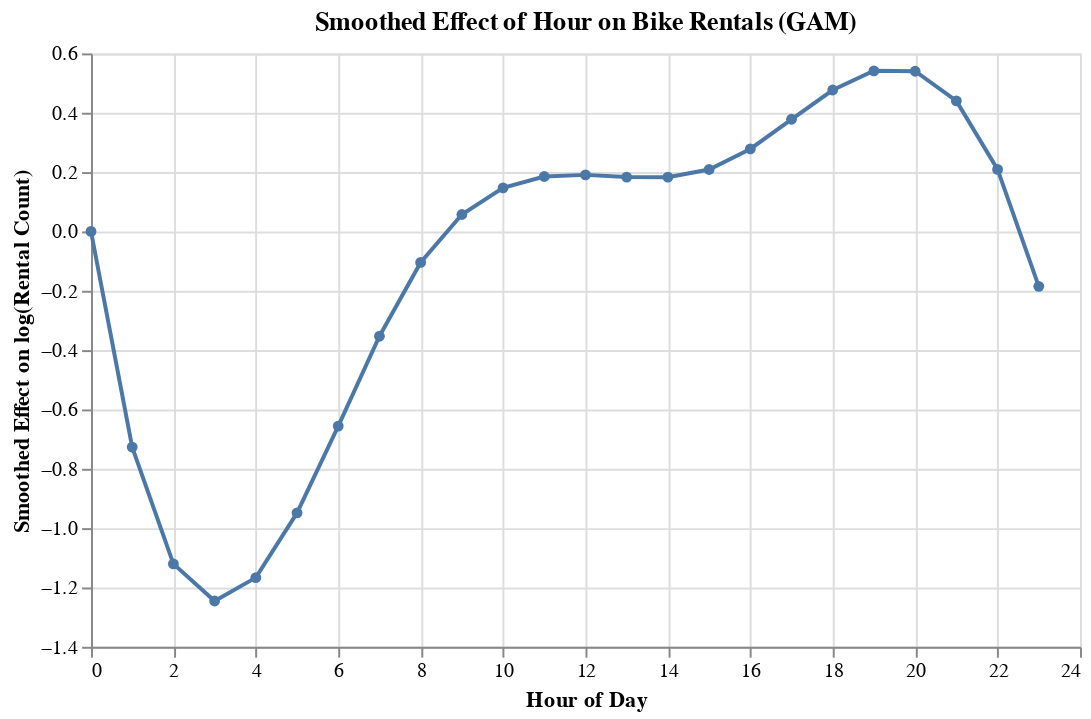

The code cell stored with this chart in its notebook:
### Code cell
# Plot the smooth effect of Hour
# Create a grid of hours
hour_grid = pd.DataFrame({'Hour': np.arange(0, 24)})

# Create the same spline basis used during training
bs_hour = smg.BSplines(hour_grid, df=[6], degree=[3])

# Get the design matrix for hour
hour_spline_matrix = bs_hour.transform(hour_grid[['Hour']].values)

# Get the last 5 parameters from the model results
spline_params = gam_result.params[-5:]

# Multiply spline basis by spline coefficients
smooth_hour_effect = hour_spline_matrix @ spline_params

# Prepare data for plotting
plot_df = hour_grid.copy()
plot_df['SmoothedEffect'] = smooth_hour_effect

print(plot_df)

# Plot with Altair
alt.Chart(plot_df).mark_line(point=True).encode(
    x=alt.X('Hour:Q', title='Hour of Day'),
    y=alt.Y('SmoothedEffect:Q', title='Smoothed Effect on log(Rental Count)'),
    tooltip=['Hour', 'SmoothedEffect']
).properties(
    title='Smoothed Effect of Hour on Bike Rentals (GAM)',
    width=500,
    height=300
)

### Figure 1 — Vega-Lite specification as saved in the notebook (floating-point values rounded to 4 significant figures)
{"config": {"view": {"continuousWidth": 300, "continuousHeight": 300}}, "data": {"name": "data-179734f7b8ccbc170e17df1077c72312"}, "mark": {"type": "line", "point": true}, "encoding": {"tooltip": [{"field": "Hour", "type": "quantitative"}, {"field": "SmoothedEffect", "type": "quantitative"}], "x": {"field": "Hour", "title": "Hour of Day", "type": "quantitative"}, "y": {"field": "SmoothedEffect", "title": "Smoothed Effect on log(Rental Count)", "type": "quantitative"}}, "height": 300, "title": "Smoothed Effect of Hour on Bike Rentals (GAM)", "width": 500, "$schema": "https://vega.github.io/schema/vega-lite/v5.8.0.json", "datasets": {"data-179734f7b8ccbc170e17df1077c72312": [{"Hour": 0, "SmoothedEffect": 0.0}, {"Hour": 1, "SmoothedEffect": -0.727}, {"Hour": 2, "SmoothedEffect": -1.121}, {"Hour": 3, "SmoothedEffect": -1.246}, {"Hour": 4, "SmoothedEffect": -1.167}, {"Hour": 5, "SmoothedEffect": -0.9487}, {"Hour": 6, "SmoothedEffect": -0.6559}, {"Hour": 7, "SmoothedEffect": -0.3532}, {"Hour": 8, "SmoothedEffect": -0.1045}, {"Hour": 9, "SmoothedEffect": 0.05709}, {"Hour": 10, "SmoothedEffect": 0.1471}, {"Hour": 11, "SmoothedEffect": 0.185}, {"Hour": 12, "SmoothedEffect": 0.1905}, {"Hour": 13, "SmoothedEffect": 0.1833}, {"Hour": 14, "SmoothedEffect": 0.1828}, {"Hour": 15, "SmoothedEffect": 0.2087}, {"Hour": 16, "SmoothedEffect": 0.278}, {"Hour": 17, "SmoothedEffect": 0.378}, {"Hour": 18, "SmoothedEffect": 0.4766}, {"Hour": 19, "SmoothedEffect": 0.5413}, {"Hour": 20, "SmoothedEffect": 0.5399}, {"Hour": 21, "SmoothedEffect": 0.44}, {"Hour": 22, "SmoothedEffect": 0.2091}, {"Hour": 23, "SmoothedEffect": -0.185}]}}
